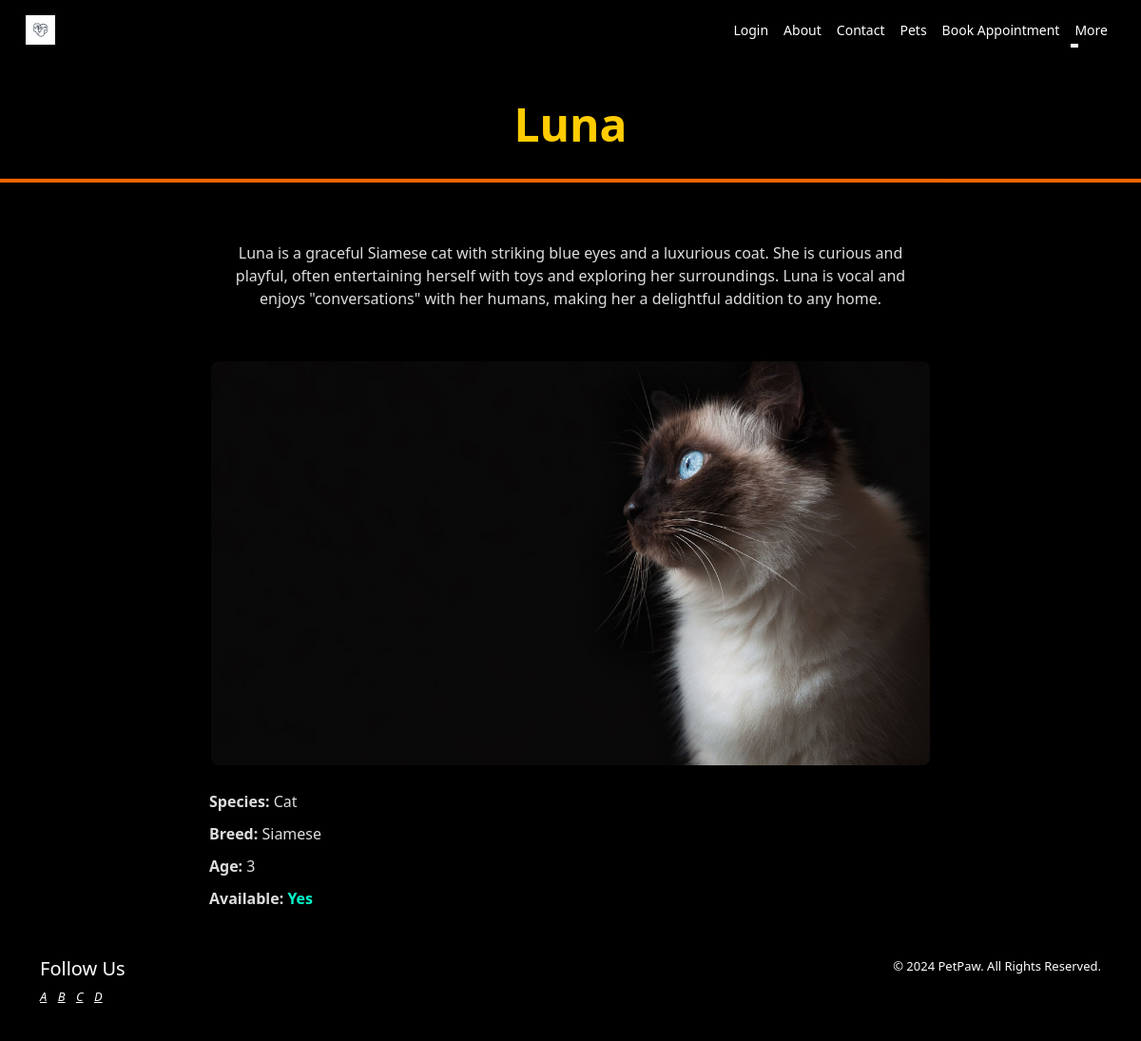
The app's page /pets/8/ with its own data.
### pets/models.py (models this page shows, shortened)
class Pet(models.Model):
    SPECIES_CHOICES = (
        ('Dog', 'Dog'),
        ('Cat', 'Cat'),
        ('Other', 'Other'),
    )
    name = models.CharField(max_length=100)
    species = models.CharField(max_length=50, choices=SPECIES_CHOICES)
    breed = models.CharField(max_length=100)
    age = models.IntegerField()
    available = models.BooleanField(default=True)
    description = models.TextField(blank=True)
    image = models.ImageField(upload_to='petss/', blank=True)

### pets/views.py (the view)
# urls.py: path('pets/<int:pk>/', views.pet_detail, name='pet_detail'),
def pet_detail(request, pk):
    pet = get_object_or_404(Pet, pk=pk)
    return render(request, 'pet_detail.html', {'pet': pet})

### templates/pet_detail.html (shortened to what this page needs)
{% extends 'base.html' %}
{% load static %}
{% block content %}
<header>
    <h1>{{ pet.name }}</h1>
</header>
<div class="containerr">
    <div class="pet-details animated-slide">
        <p> {{ pet.description }}</p>
    </div>
    <img class="pet-image" src="{{ pet.image.url }}" alt="{{ pet.name }}">
    <br><br>
    <div class="pet-detailss animated-slide">
        <p><strong>Species:</strong> {{ pet.species }}</p>
        <p><strong>Breed:</strong> {{ pet.breed }}</p>
        <p><strong>Age:</strong> {{ pet.age }}</p>
        <p><strong>Available:</strong> <span class="availability">{% if pet.available %}Yes{% else %}No{% endif %}</span></p>
    </div>
</div>
{% endblock %}

### templates/pet_detail.html (style rules this page uses)
body { font-family: 'Segoe UI', Tahoma, Geneva, Verdana, sans-serif; margin: 0; padding: 0; background-color: #000000; color: #fff; }
header { background-color: #000000; color: #fff; padding: 20px; text-align: center; margin-bottom: 20px; border-bottom: 4px solid #ff6600; }
.containerr { max-width: 800px; margin: 0 auto; padding: 20px; background-color: rgba(0, 0, 0, 0.8); border-radius: 10px; box-shadow: 0 0 20px rgba(0, 0, 0, 0.5); }
.pet-details { background-color: rgba(0, 0, 0, 0.7); padding: 20px; border-radius: 10px; margin-bottom: 20px; text-align: center; border: 2px solid #000000; }
h1 { text-align: center; font-size: 48px; font-weight: bold; margin-top: 20px; color: #ffcc00; text-shadow: 2px 2px 4px rgba(0, 0, 0, 0.5); }
.pet-image { width: 100%; border-radius: 10px; box-shadow: 0 4px 8px rgba(0, 0, 0, 0.5); border: 2px solid #000000; }
p { margin-bottom: 10px; color: #ddd; }
.availability { font-weight: bold; color: #00ffcc; }
.animated-slide { animation: slide 2s ease; }

### records on screen
Pet: name "Luna", description "Luna is a graceful Siamese cat with striking blue eyes and a luxurious coat. She is curious and playful, often entertaining herself with toys and exploring her surroundings. Luna is vocal and enjoys \"conversations\" with her humans, making her a delightful addition to any home.", image (picture), species "Cat", breed "Siamese", age "3"
